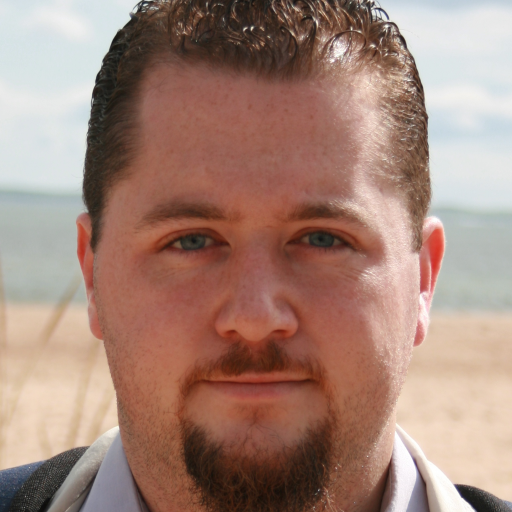
#> input picture hyperstyle/input_imgs/img2.png, 1024 x 1024 px, given in place of 00000.jpg, which was not available (shown at 1/2 size)
$ jupyter execute --allow-errors mapper_playground.ipynb   (shell and % lines are left out)   (text cells are left out)
#> lines starting #> are read from the running program, lines starting #| are printed output that depends on the picture
[cell 1]

import os
os.chdir(f'./StyleCLIP')

[cell 2]
from utils import ensure_checkpoint_exists
#> (the rest of this cell did not finish here and is left out)

[cell 3]
meta_data = {
  'afro': ['afro', False, False, True],
  'angry': ['angry', False, False, True],
  'Beyonce': ['beyonce', False, False, False],
  'bobcut': ['bobcut', False, False, True],
  'bowlcut': ['bowlcut', False, False, True],
  'curly hair': ['curly_hair', False, False, True],
  'Hilary Clinton': ['hilary_clinton', False, False, False],
  'Jhonny Depp': ['depp', False, False, False],
  'mohawk': ['mohawk', False, False, True],
  'purple hair': ['purple_hair', False, False, False],
  'surprised': ['surprised', False, False, True],
  'Taylor Swift': ['taylor_swift', False, False, False],
  'trump': ['trump', False, False, False],
  'Mark Zuckerberg': ['zuckerberg', False, False, False]
}

edit_type = 'surprised' #@param ['afro', 'angry', 'Beyonce', 'bobcut', 'bowlcut', 'curly hair', 'Hilary Clinton', 'Jhonny Depp', 'mohawk', 'purple hair', 'surprised', 'Taylor Swift', 'trump', 'Mark Zuckerberg']
edit_id = meta_data[edit_type][0]
os.makedirs("mapper/pretrained", exist_ok=True)
ensure_checkpoint_exists(f"mapper/pretrained/{edit_id}.pt")
#> (this line was passed over: utils is not available in this run)
latent_path = "example_celebs.pt" #@param {type:"string"}
if latent_path == "example_celebs.pt":
  ensure_checkpoint_exists("example_celebs.pt")
#> (this line was passed over: utils is not available in this run)
n_images =  1#@param

args = {
    "work_in_stylespace": False,
    "exp_dir": "results/",
    "checkpoint_path": f"mapper/pretrained/{edit_id}.pt",
    "couple_outputs": True,
    "mapper_type": "LevelsMapper",
    "no_coarse_mapper": meta_data[edit_type][1],
    "no_medium_mapper": meta_data[edit_type][2],
    "no_fine_mapper": meta_data[edit_type][3],
    "stylegan_size": 1024,
    "test_batch_size": 1,
    "latents_test_path": latent_path,
    "test_workers": 1,
    "n_images": n_images
}

[cell 4]
from argparse import Namespace
#> (the rest of this cell did not finish here and is left out)

[cell 5]
from PIL import Image
result = Image.open(f"results/inference_results/00000.jpg")
#> result is the input picture: PIL image 1024x1024 RGB; mean R, G, B 164.2, 133, 120.6
result = result.resize((int(result.width * 0.5), int(result.height * 0.5)))
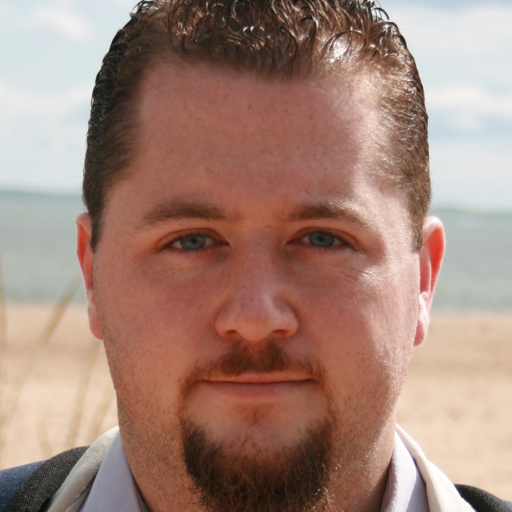
#> result: PIL image 512x512 RGB; mean R, G, B 164.2, 133, 120.6
grid = Image.new("RGB", (result.width, result.height * n_images))
#> grid: PIL image 512x512 RGB; every value is 0
grid.paste(result, (0, 0))
for i in range(1, n_images):
  result = Image.open(f"results/inference_results/{str(i).zfill(5)}.jpg")
  result = result.resize((int(result.width * 0.5), int(result.height * 0.5)))
  grid.paste(result, (0, int(result.height * i)))
grid


$ run again, on hyperstyle/input_imgs/img3.png
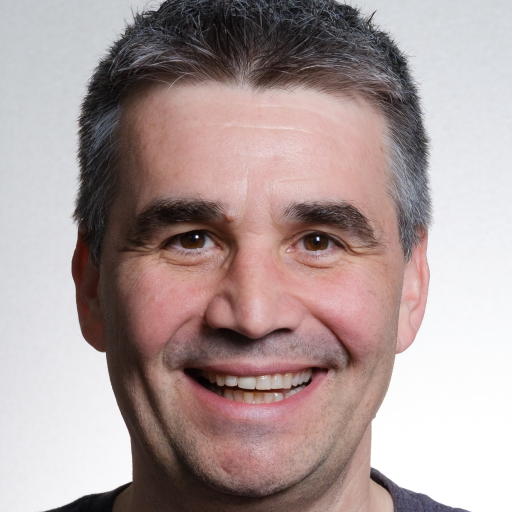
#> input picture hyperstyle/input_imgs/img3.png, 1024 x 1024 px, given in place of 00000.jpg, which was not available (shown at 1/2 size)
#> result is the input picture: PIL image 1024x1024 RGB; mean R, G, B 171.9, 154.5, 153.4
#> `result = result.resize((int(result.width * 0.5), int(result.height * 0..`:
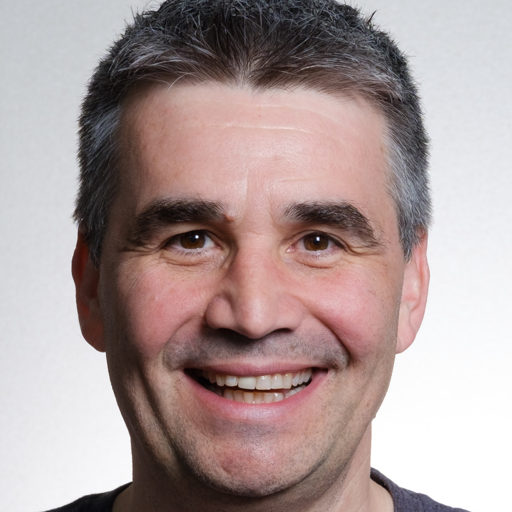
#> result: PIL image 512x512 RGB; mean R, G, B 171.9, 154.5, 153.4
#> grid: PIL image 512x512 RGB; every value is 0

$ run again, on hyperstyle/input_imgs/img4.png
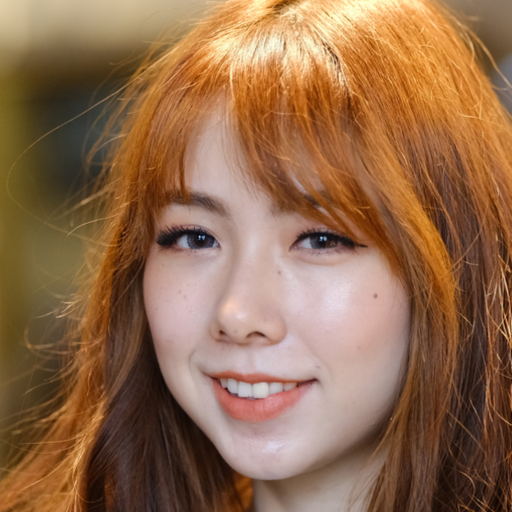
#> input picture hyperstyle/input_imgs/img4.png, 1024 x 1024 px, given in place of 00000.jpg, which was not available (shown at 1/2 size)
#> result is the input picture: PIL image 1024x1024 RGBA; mean R, G, B, A 145.6, 106.5, 75.9, 255
#> `result = result.resize((int(result.width * 0.5), int(result.height * 0..`:
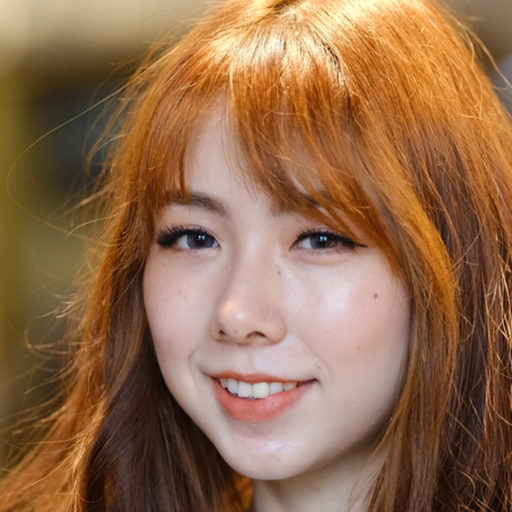
#> result: PIL image 512x512 RGBA; mean R, G, B, A 145.6, 106.5, 75.9, 255
